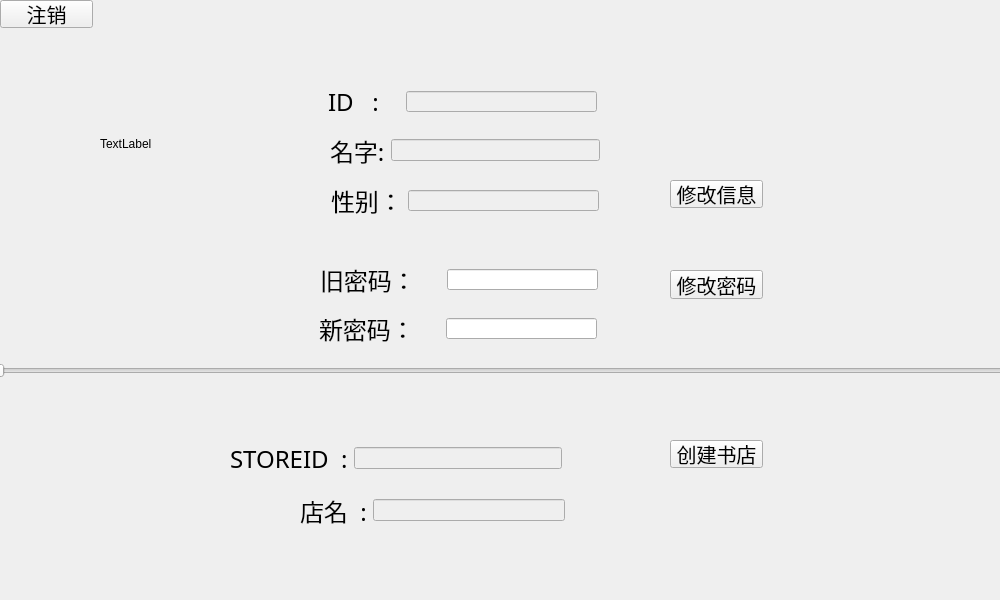
<?xml version="1.0" encoding="UTF-8"?>
<ui version="4.0">
 <class>SellerInfoForm</class>
 <widget class="QWidget" name="SellerInfoForm">
  <property name="geometry">
   <rect>
    <x>0</x>
    <y>0</y>
    <width>1000</width>
    <height>600</height>
   </rect>
  </property>
  <property name="windowTitle">
   <string>Form</string>
  </property>
  <widget class="QLabel" name="label_headPic">
   <property name="geometry">
    <rect>
     <x>100</x>
     <y>80</y>
     <width>128</width>
     <height>128</height>
    </rect>
   </property>
   <property name="text">
    <string>TextLabel</string>
   </property>
  </widget>
  <widget class="QWidget" name="layoutWidget_3">
   <property name="geometry">
    <rect>
     <x>330</x>
     <y>130</y>
     <width>270</width>
     <height>41</height>
    </rect>
   </property>
   <layout class="QHBoxLayout" name="horizontalLayout_2">
    <item>
     <widget class="QLabel" name="label_name">
      <property name="font">
       <font>
        <family>微软雅黑</family>
        <pointsize>18</pointsize>
       </font>
      </property>
      <property name="text">
       <string>名字:</string>
      </property>
     </widget>
    </item>
    <item>
     <widget class="QLineEdit" name="le_name">
      <property name="enabled">
       <bool>false</bool>
      </property>
     </widget>
    </item>
   </layout>
  </widget>
  <widget class="QPushButton" name="pb_create">
   <property name="geometry">
    <rect>
     <x>670</x>
     <y>440</y>
     <width>93</width>
     <height>28</height>
    </rect>
   </property>
   <property name="styleSheet">
    <string notr="true">*{
	font-size:20px;
	background-image: url(:/images/loginpushButton.png);
 	background-position: center ;

}</string>
   </property>
   <property name="text">
    <string>创建书店</string>
   </property>
  </widget>
  <widget class="QPushButton" name="pb_logout">
   <property name="geometry">
    <rect>
     <x>0</x>
     <y>0</y>
     <width>93</width>
     <height>28</height>
    </rect>
   </property>
   <property name="styleSheet">
    <string notr="true">*{
	font-size:20px;
	background-image: url(:/images/loginpushButton.png);
 	background-position: center ;

}</string>
   </property>
   <property name="text">
    <string>注销</string>
   </property>
  </widget>
  <widget class="QPushButton" name="pb_info">
   <property name="geometry">
    <rect>
     <x>670</x>
     <y>180</y>
     <width>93</width>
     <height>28</height>
    </rect>
   </property>
   <property name="styleSheet">
    <string notr="true">*{
	font-size:20px;
	background-image: url(:/images/loginpushButton.png);
 	background-position: center ;

}</string>
   </property>
   <property name="text">
    <string>修改信息</string>
   </property>
   <property name="checkable">
    <bool>true</bool>
   </property>
  </widget>
  <widget class="QPushButton" name="pb_pawd">
   <property name="geometry">
    <rect>
     <x>670</x>
     <y>270</y>
     <width>93</width>
     <height>29</height>
    </rect>
   </property>
   <property name="styleSheet">
    <string notr="true">*{
	font-size:20px;
	background-image: url(:/images/loginpushButton.png);
 	background-position: center ;

}</string>
   </property>
   <property name="text">
    <string>修改密码</string>
   </property>
   <property name="checkable">
    <bool>true</bool>
   </property>
  </widget>
  <widget class="QLineEdit" name="le_pawdOld">
   <property name="enabled">
    <bool>true</bool>
   </property>
   <property name="geometry">
    <rect>
     <x>447</x>
     <y>269</y>
     <width>151</width>
     <height>21</height>
    </rect>
   </property>
  </widget>
  <widget class="QLineEdit" name="le_pawdNew">
   <property name="enabled">
    <bool>true</bool>
   </property>
   <property name="geometry">
    <rect>
     <x>446</x>
     <y>318</y>
     <width>151</width>
     <height>21</height>
    </rect>
   </property>
  </widget>
  <widget class="QLabel" name="label_pawdNew">
   <property name="geometry">
    <rect>
     <x>319</x>
     <y>309</y>
     <width>120</width>
     <height>39</height>
    </rect>
   </property>
   <property name="font">
    <font>
     <family>微软雅黑</family>
     <pointsize>18</pointsize>
    </font>
   </property>
   <property name="text">
    <string>新密码：</string>
   </property>
  </widget>
  <widget class="QLabel" name="label_pawdOld">
   <property name="geometry">
    <rect>
     <x>320</x>
     <y>260</y>
     <width>120</width>
     <height>39</height>
    </rect>
   </property>
   <property name="font">
    <font>
     <family>微软雅黑</family>
     <pointsize>18</pointsize>
    </font>
   </property>
   <property name="text">
    <string>旧密码：</string>
   </property>
  </widget>
  <widget class="QSlider" name="horizontalSlider">
   <property name="geometry">
    <rect>
     <x>-10</x>
     <y>360</y>
     <width>1021</width>
     <height>22</height>
    </rect>
   </property>
   <property name="orientation">
    <enum>Qt::Horizontal</enum>
   </property>
  </widget>
  <widget class="QLabel" name="label_id">
   <property name="geometry">
    <rect>
     <x>328</x>
     <y>82</y>
     <width>71</width>
     <height>39</height>
    </rect>
   </property>
   <property name="font">
    <font>
     <family>微软雅黑</family>
     <pointsize>18</pointsize>
    </font>
   </property>
   <property name="text">
    <string>ID   :</string>
   </property>
  </widget>
  <widget class="QLineEdit" name="le_id">
   <property name="enabled">
    <bool>false</bool>
   </property>
   <property name="geometry">
    <rect>
     <x>406</x>
     <y>91</y>
     <width>191</width>
     <height>21</height>
    </rect>
   </property>
  </widget>
  <widget class="QLabel" name="label_sex">
   <property name="geometry">
    <rect>
     <x>331</x>
     <y>181</y>
     <width>90</width>
     <height>39</height>
    </rect>
   </property>
   <property name="font">
    <font>
     <family>微软雅黑</family>
     <pointsize>18</pointsize>
    </font>
   </property>
   <property name="text">
    <string>性别：</string>
   </property>
  </widget>
  <widget class="QLineEdit" name="le_sex">
   <property name="enabled">
    <bool>false</bool>
   </property>
   <property name="geometry">
    <rect>
     <x>408</x>
     <y>190</y>
     <width>191</width>
     <height>21</height>
    </rect>
   </property>
  </widget>
  <widget class="QWidget" name="">
   <property name="geometry">
    <rect>
     <x>230</x>
     <y>438</y>
     <width>332</width>
     <height>41</height>
    </rect>
   </property>
   <layout class="QHBoxLayout" name="horizontalLayout">
    <item>
     <widget class="QLabel" name="label_storeId">
      <property name="font">
       <font>
        <family>微软雅黑</family>
        <pointsize>18</pointsize>
       </font>
      </property>
      <property name="text">
       <string>STOREID  :</string>
      </property>
     </widget>
    </item>
    <item>
     <widget class="QLineEdit" name="le_id_2">
      <property name="enabled">
       <bool>false</bool>
      </property>
      <property name="styleSheet">
       <string notr="true"/>
      </property>
     </widget>
    </item>
   </layout>
  </widget>
  <widget class="QWidget" name="">
   <property name="geometry">
    <rect>
     <x>300</x>
     <y>490</y>
     <width>265</width>
     <height>41</height>
    </rect>
   </property>
   <layout class="QHBoxLayout" name="horizontalLayout_3">
    <item>
     <widget class="QLabel" name="label_storeName">
      <property name="font">
       <font>
        <family>微软雅黑</family>
        <pointsize>18</pointsize>
       </font>
      </property>
      <property name="text">
       <string>店名  :</string>
      </property>
     </widget>
    </item>
    <item>
     <widget class="QLineEdit" name="le_storeName">
      <property name="enabled">
       <bool>false</bool>
      </property>
     </widget>
    </item>
   </layout>
  </widget>
 </widget>
 <resources/>
 <connections/>
</ui>
